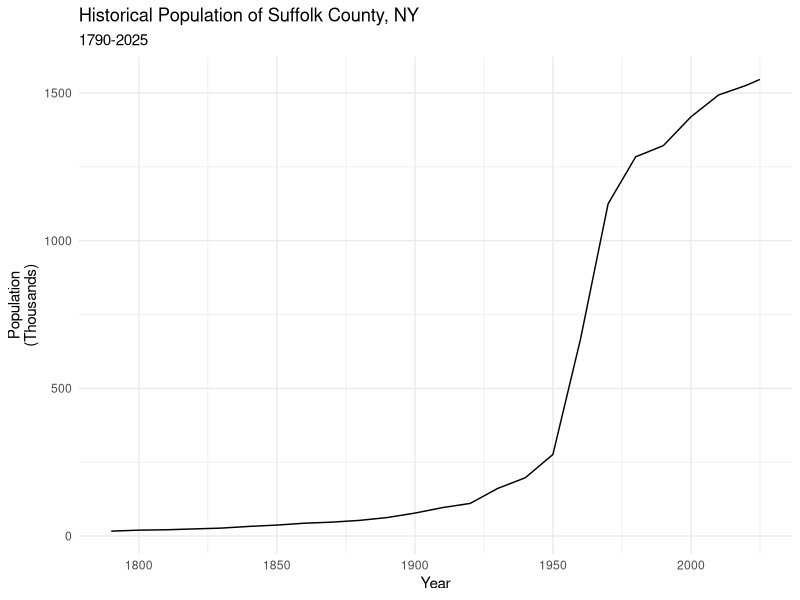
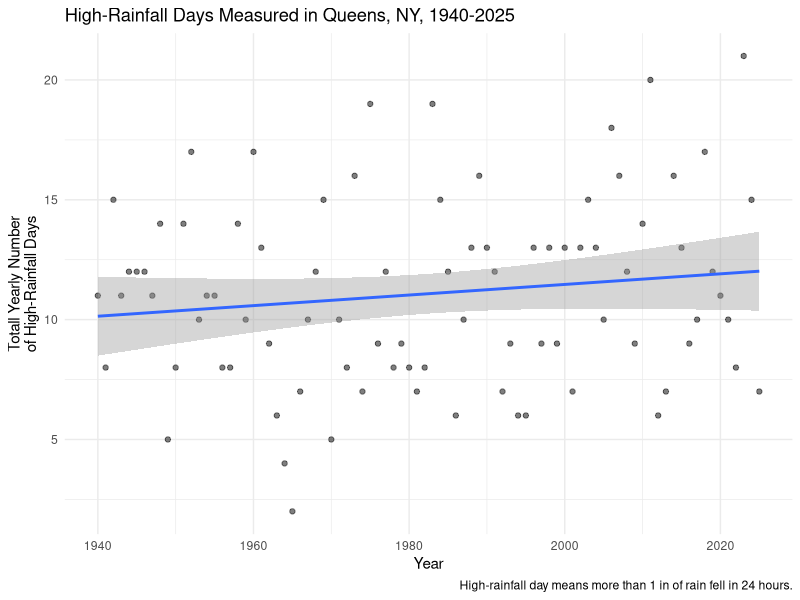
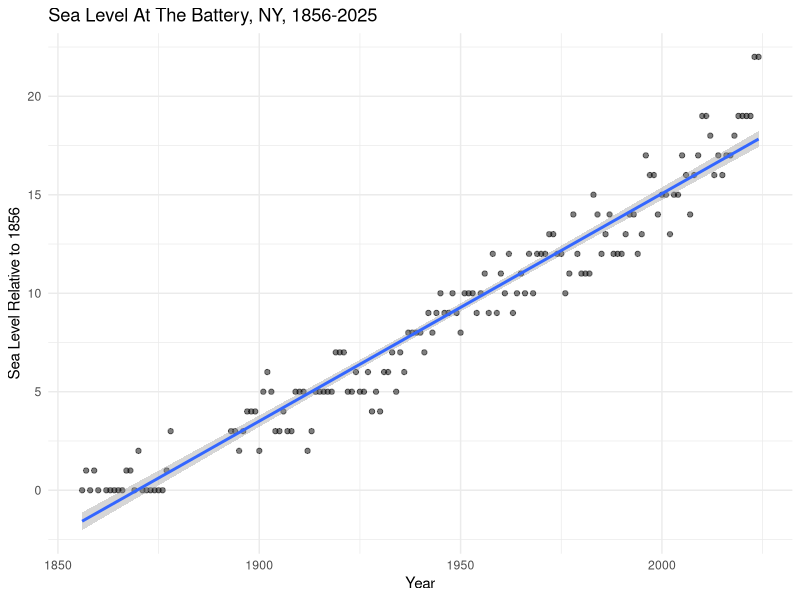

Reproduce these figures in R, in order.
## ---- chunk 1
library(ggplot2)
library(tidyverse)

## ---- chunk 2
#| fig-cap: "Source: US Census, via <a href='https://en.wikipedia.org/wiki/Suffolk_County,_New_York' style='color:blue;'>Wikipedia</a>. 2025 population is estimated."

library("tidyverse")

read.csv2("../data/suffolk_pop.csv", sep = "\t") %>%
  mutate(Population = Population / 1000) %>%
  ggplot(aes(x = Census.Year)) +
  geom_line(aes(y = Population)) +
  labs(title = "Historical Population of Suffolk County, NY",
       subtitle = "1790-2025",
       y = "Population\n(Thousands)",
       x = "Year") +
  theme_minimal()
## ---- chunk 3
#| fig-cap: "Long Island Sound Partnership <a href='https://lispartnership.org/ecosystem-target-indicators/heavy-precipitation/' style='color:blue;'>(Source.)</a>"

read.csv2("../data/rainfall_events.csv", sep = ",") %>%
  mutate(`Extreme Days` = Days.Greater.than.1.0.Inch) %>%
  ggplot(aes(x = Year, y = `Extreme Days`)) +
  geom_point(alpha = 0.5) +
  geom_smooth(method = 'lm') +
  labs(title = "High-Rainfall Days Measured in Queens, NY, 1940-2025",
       y = "Totall Yearly Number\nof High-Rainfall Days",
       x = "Year",
       caption = "High-rainfall day means more than 1 in of rain fell in 24 hours.") +
  theme_minimal()

## ---- chunk 4
#| fig-cap: "Long Island Sound Partnership <a href='https://lispartnership.org/ecosystem-target-indicators/sea-level-trends-for-kings-point/' style='color:blue;'>(Source.)</a>"

read.csv2("../data/battery_sea_level.csv", sep = "\t") %>%
  mutate(Inches = as.integer(Inches)) %>%
  ggplot(aes(x = Year, y = Inches)) +
  geom_point(alpha = 0.5) +
  geom_smooth(method = 'lm') +
  labs(title = "Sea Level At The Battery, NY, 1856-2025",
       y = "Sea Level Relative to 1856",
       x = "Year") +
  theme_minimal()
